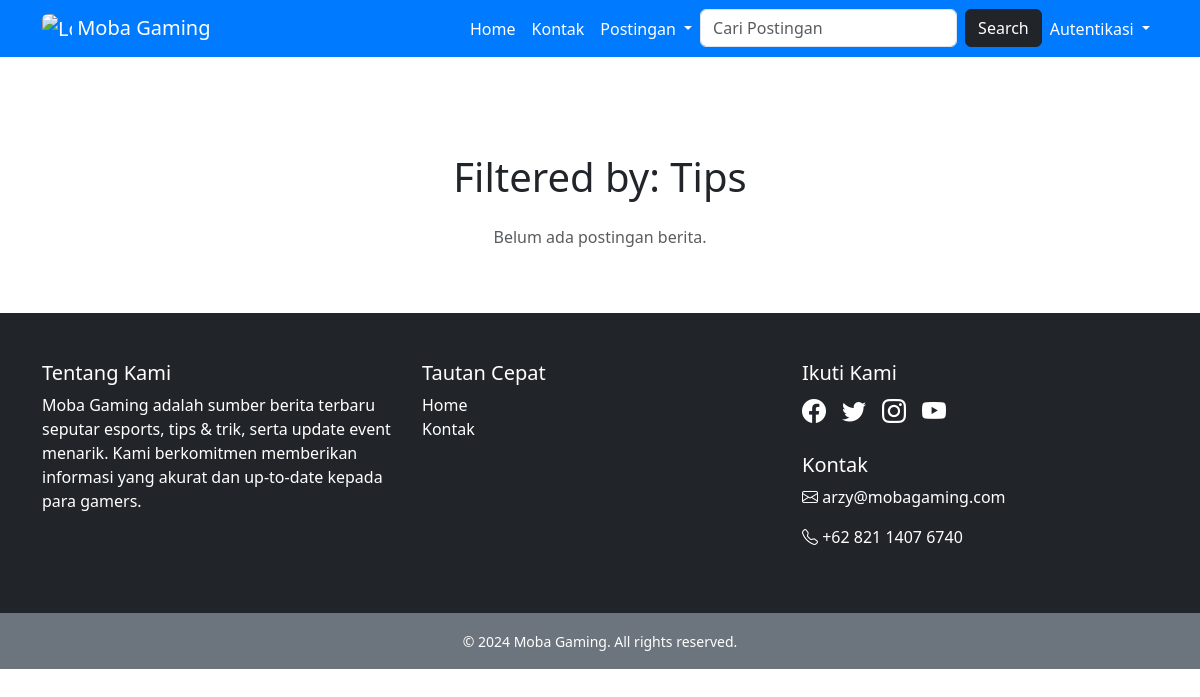
Page /tips on the earlier database version.
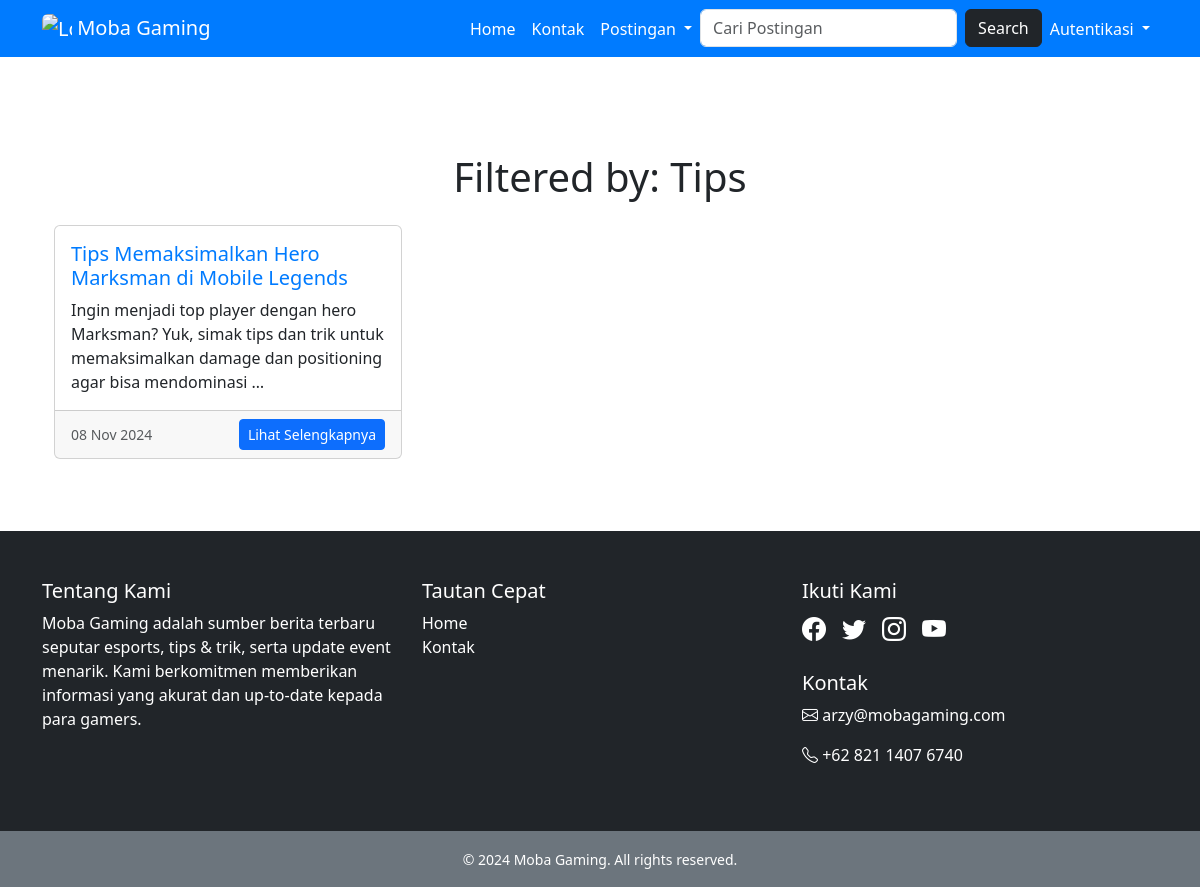
Same page on the later database version.
### berita/models.py (models this page shows, shortened)
class Post(models.Model):
    BERITA = 'berita'
    TURNAMEN = 'turnamen'
    BURSA_TRANSFER = 'bursa_transfer'
    TIPS = 'tips'
    CATEGORY_CHOICES = [
        (BERITA, 'Berita'),
        (TURNAMEN, 'Turnamen'),
        (TIPS, 'Tips'),
        (BURSA_TRANSFER, 'Bursa Transfer'),
    ]
    title = models.CharField(max_length=100)
    content = models.TextField()
    category = models.CharField(
        max_length=50,
        choices=CATEGORY_CHOICES,
        default=BERITA,  # Default kategori adalah Berita
    )
    slug = models.SlugField(max_length=200, unique=True, blank=True, null=True)
    created_at = models.DateField(auto_now_add=True)

### berita/views.py (the view)
# urls.py: path('tips', views.tips, name='tips'),
def tips(request):
    posts = Post.objects.filter(category="tips")
    return render(request, 'tips.html', {'posts': posts})

### berita/templates/tips.html
{% extends 'base.html' %} {% block content %} {% load static %}
<div class="container mt-5">
  <h1 class="text-center mb-4">Filtered by: Tips</h1>
  <div class="row">
    {% for post in posts %}
    <div class="col-md-4 mb-4">
      <div class="card h-100">
        <div class="card-body d-flex flex-column">
          <h5 class="card-title">
            <a href="{% url 'detail' post.slug %}" style="text-decoration: none; color: #007bff"> {{ post.title }} </a>
          </h5>
          <p class="card-text">{{ post.content|truncatewords:20 }}</p>
        </div>
        <div class="card-footer text-muted d-flex justify-content-between align-items-center">
          <small>{{ post.created_at|date:"d M Y" }}</small>
          <a href="{% url 'detail' post.slug %}" class="btn btn-primary btn-sm">Lihat Selengkapnya</a>
        </div>
      </div>
    </div>
    {% empty %}
    <div class="col-12 text-center text-muted">
      <p>Belum ada postingan berita.</p>
    </div>
    {% endfor %}
  </div>
</div>
{% endblock %}

Differences in the rows shown:
now on this page (row edited): Post: title "Tips Memaksimalkan Hero Marksman di Mobile Legends", content "Ingin menjadi top player dengan hero Marksman? Yuk, simak tips dan trik untuk memaksimalkan damage dan positioning agar bisa mendominasi …", created_at "08 Nov 2024"
Other differences:
text no longer shown: "Belum ada postingan berita."
